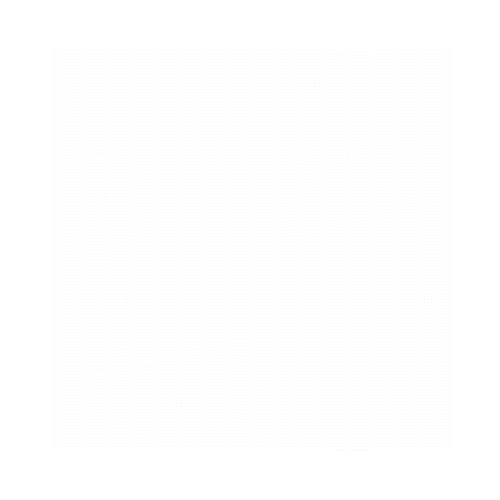
Frame 1 (no input)
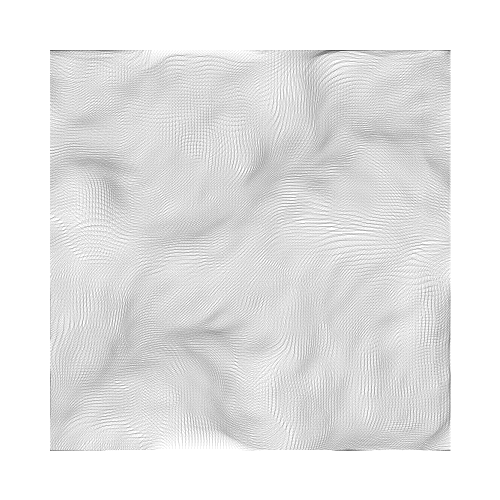
Frame 60 (the mouse pressed at the canvas centre just before this capture)
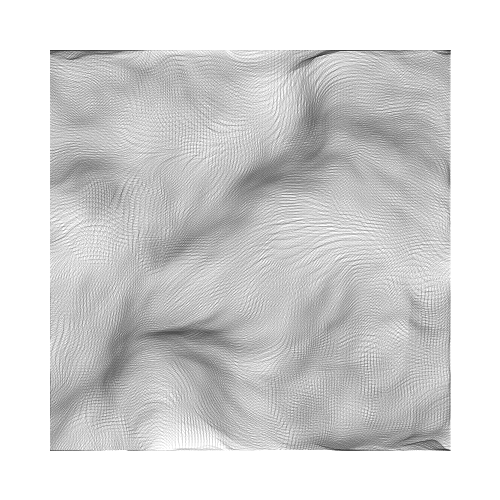
Frame 120 (the mouse held since frame 60 and released just before this capture)

The Processing sketch that drew these frames (run headless with seeded random() and noise(); from frame 60 on, the mouse is pressed at the canvas centre):

// Processing sketch: day_5
// ── day_5.pde
float margin = 50;

float noiseDepth = 0;
int pointSeparation = 3;
ArrayList<PVector> boids;

void setup() {
  size(500, 500);
  background(255);
  
  boids = new ArrayList<PVector>();
  
  // Create boids on the grid
  for (float x = margin; x < width - margin; x+=pointSeparation) {
    for (float y = margin; y < height - margin; y+=pointSeparation) {
      boids.add(new PVector(x, y));
    }
  }
}

void draw() {
  // Vary the brightness with time
  stroke((noiseDepth / TWO_PI) * 255, 10);
  
  // Go through every boid
  for (PVector boid : boids) {
    // Compute 2d noise with the depth as 3rd dimension
    float noise = noise(boid.x / width * 5, boid.y / width * 5, noiseDepth);
    
    // Compute the vector force from that noise value
    PVector force = PVector.fromAngle(noise * TWO_PI).mult(0.5);
    boid.add(force);
    
    // Prevent boids from escaping the box
    if (boid.x < margin) {
      boid.x = width - margin;
    }
    if (boid.x > width - margin) {
      boid.x = margin;
    }
    if (boid.y < margin) {
      boid.y = height - margin;
    }
    if (boid.y > height - margin) {
      boid.y = margin;
    }
    
    point(boid.x, boid.y);
  }
  
  noiseDepth += 0.01;
}
